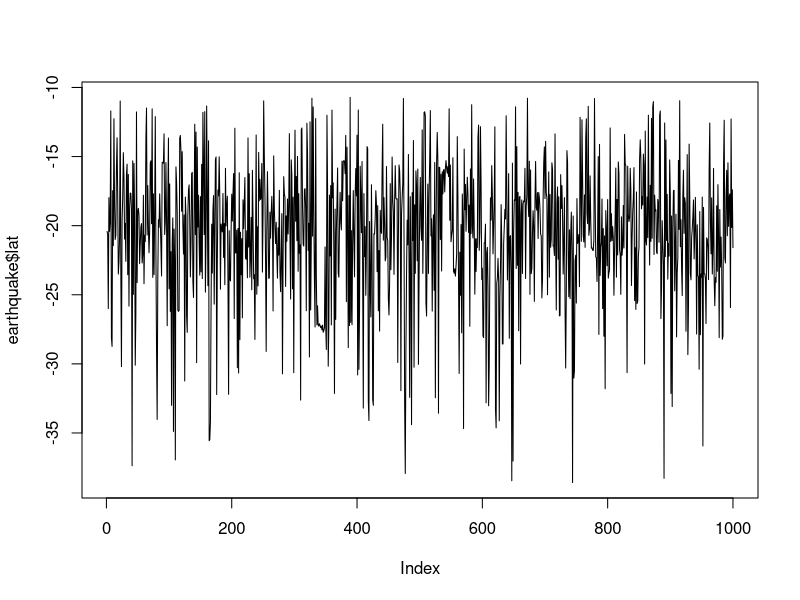
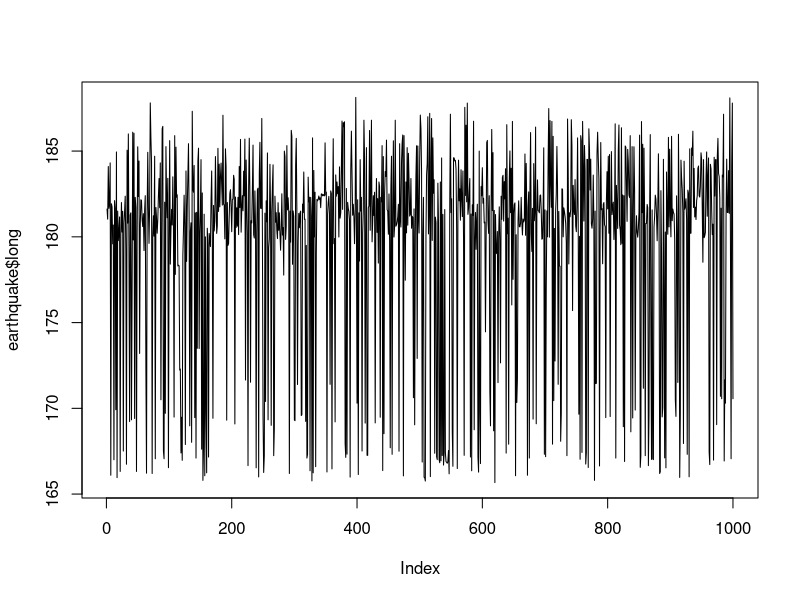
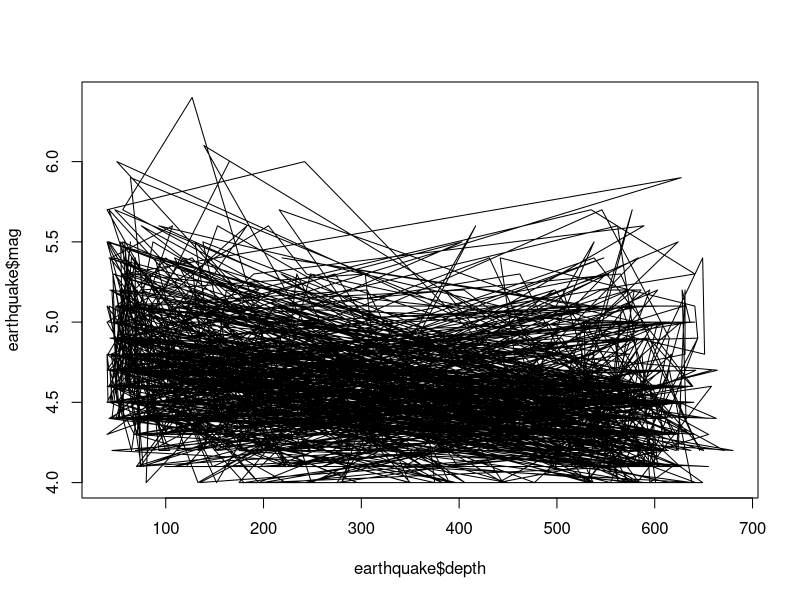
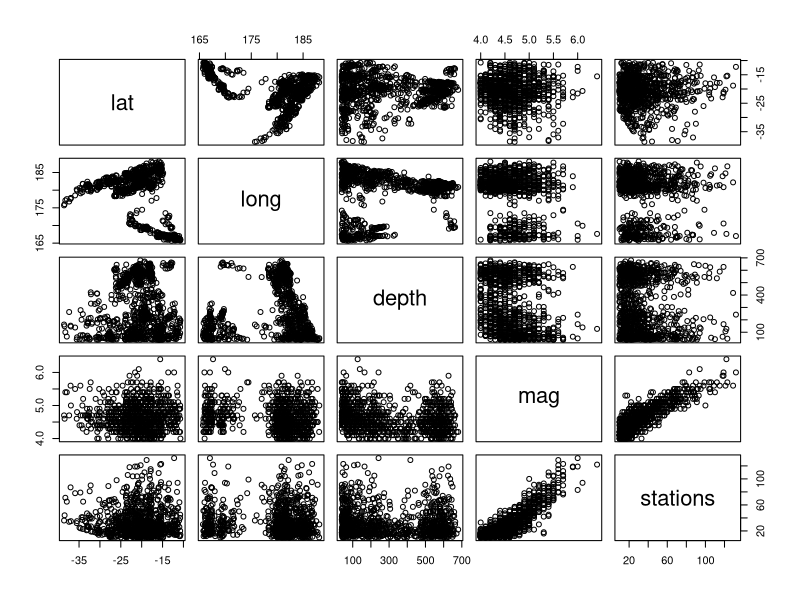
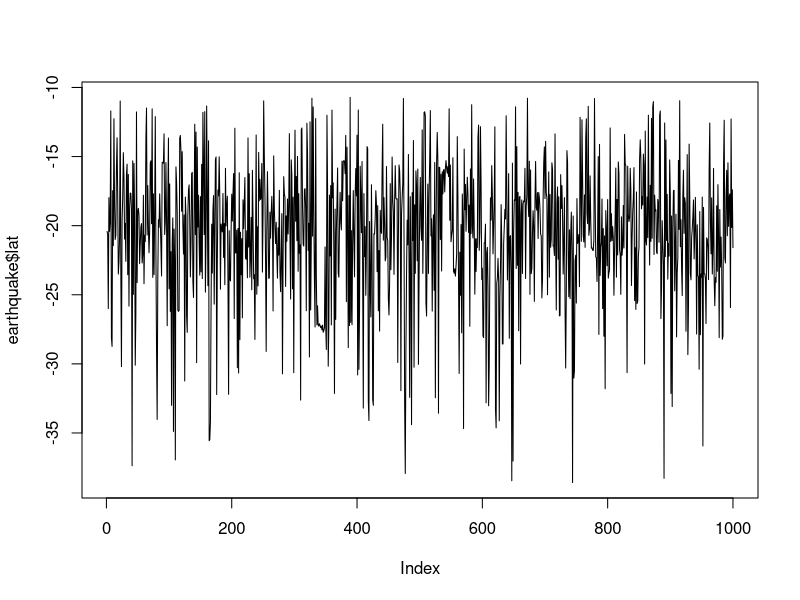
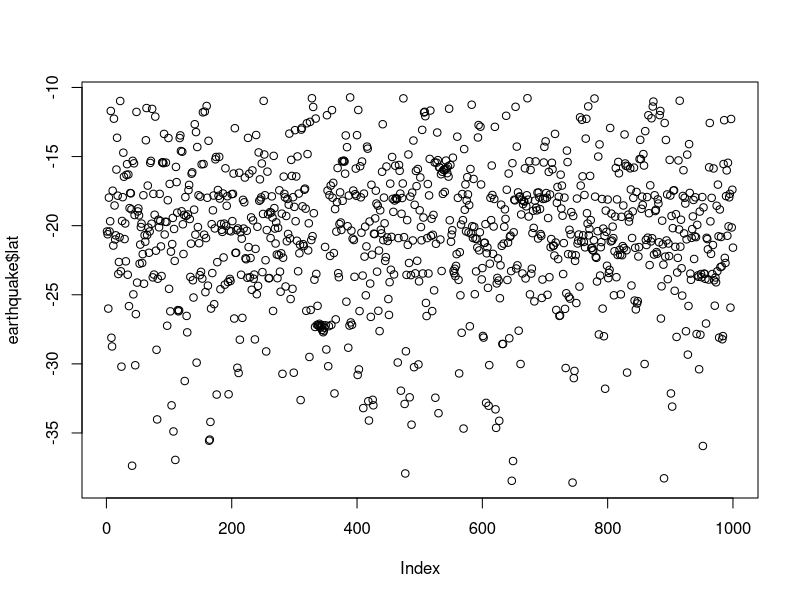
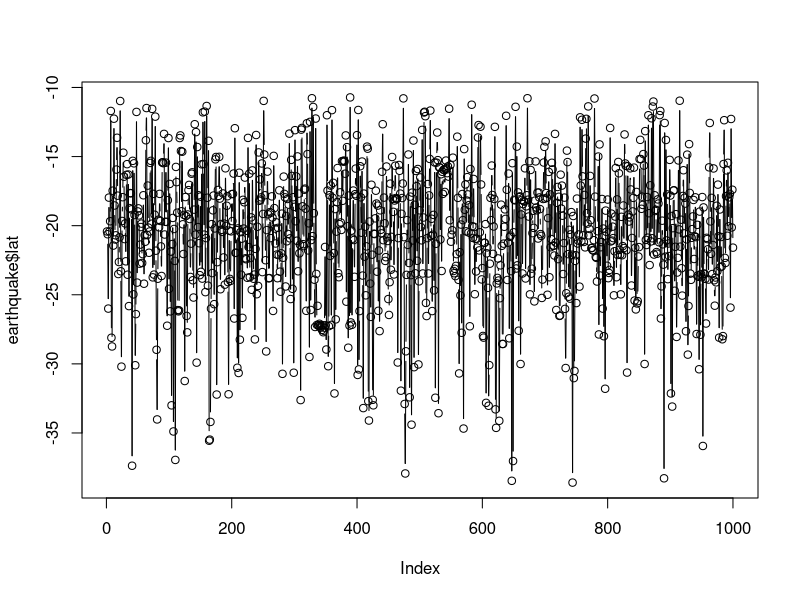
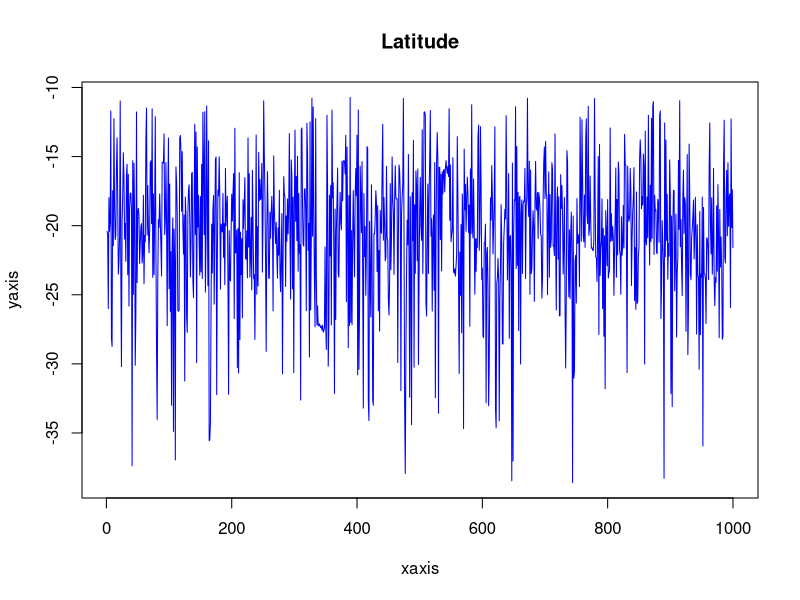

Write R code to recreate these figures, in order.
earthquake <- datasets::quakes

#Top 10 rows and last 10 rows

head(earthquake,10)
tail(earthquake,10)

#columns

earthquake[40:50,c(1,2)]

df <- earthquake[,-6]

#Descriptive statistics

summary(earthquake[,c(4,5)]) #to generate 4th and 5th column


earthquake$lat
earthquake$long

summary(earthquake$lat)
summary(earthquake$long)

#Visualisation

#Scatterplot

plot(earthquake$lat,type="l")
plot(earthquake$long,type="l")

plot(earthquake$depth,earthquake$mag,type="l")

plot(earthquake) #Scattermatrix

#points and lines
## p: points  l: lines  b: both 

plot(earthquake$lat, type="l")
plot(earthquake$lat, type="p")
plot(earthquake$lat, type="b")

plot(earthquake$lat, xlab = "xaxis", ylab = "yaxis", main = "Latitude", col = "blue", type = "l")

#Horizontal bar plot
barplot(earthquake$lat, main = "sample", ylab = "yaxis", col = "red", horiz = T, axes = T)

#Histogram
hist(earthquake$lat,main = "Histogram of earthquake latitude", xlab = "latitude", col = "Red")

#Single box plot

boxplot(earthquake$lat, main = "Box Plot")

boxplot.stats(earthquake$lat)$out

#Multiple box plots

boxplot(earthquake[,2:4], main = "Multiple")

#margin of the grid(mar), 
#no of rows and columns(mfrow), 
#whether a border is to be included(bty) 
#and position of the 
#labels(las: 1 for horizontal, las: 0 for vertical)
#bty - box around the plot

par(mfrow=c(3,3),mar=c(2,5,2,1),  las=0, bty="o")

plot(earthquake$lat)
plot(earthquake$lat, earthquake$long)
plot(earthquake$lat, type = "l")
barplot(earthquake$lat, main = "Latitude", col = "blue")
boxplot(earthquake[,2:4])
hist(earthquake$lat)
